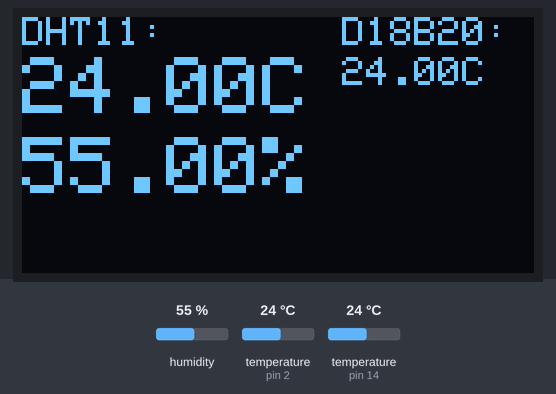
This sketch was run on a simulated Arduino Uno, built with avr-gcc and run on an emulated ATmega328P. Shown: 128×64 one-colour display. The inputs (shaded band) are chosen by the test bench; at power-on: humidity 55 %, temperature (sensors on pin 2, pin 14) 24 °C. What the sketch prints to the serial monitor is not drawn.

Above: at 2.7 s.
2.8 s: humidity set to 22 %
At 5.4 s:
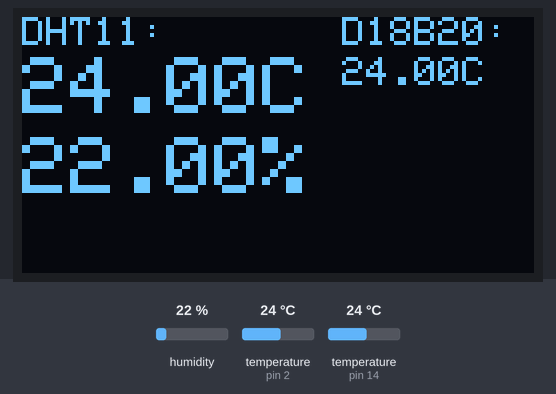
5.7 s: temperature (sensor on pin 2) set to 12 °C
At 7.2 s:
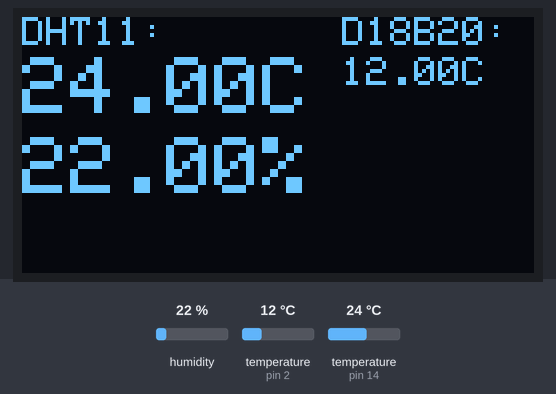
7.9 s: temperature (sensor on pin 14) set to 12 °C
At 9.0 s:
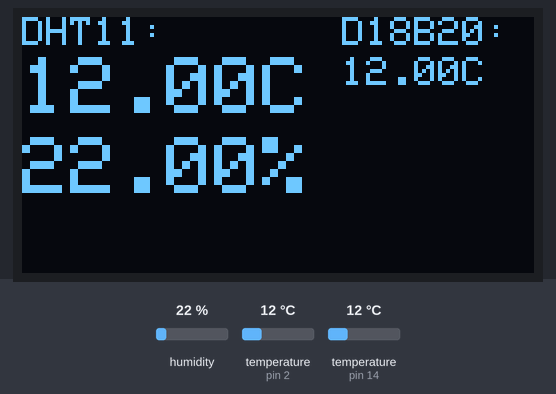
10.0 s: temperature (sensor on pin 2) set to 19 °C
12.1 s: humidity set to 40 %
At 13.9 s:
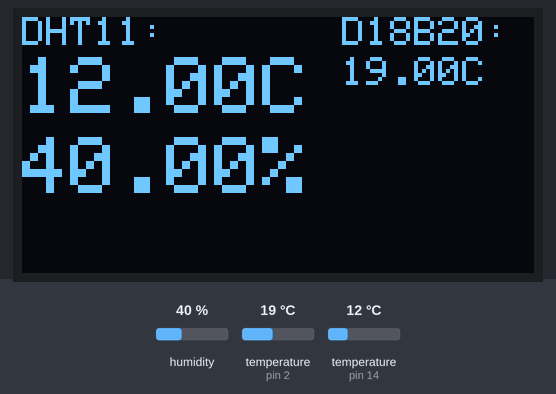
14.3 s: temperature (sensor on pin 2) set to 28 °C
At 15.7 s:
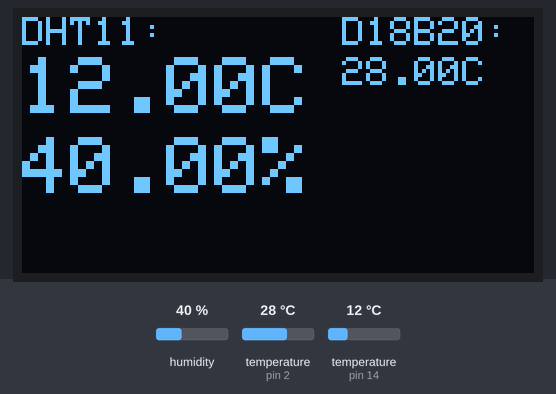
Timing chart, 0 to 17.3 s (numbered marks = the images above; inputs shaded):
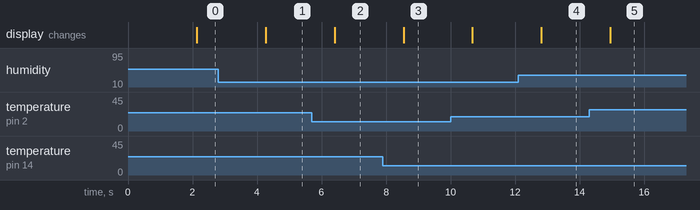

The sketch:

dht11_18B20_oled.ino
```cpp
/*********
  Rui Santos
  Complete project details at https://randomnerdtutorials.com
*********/

#include <Wire.h>
#include <Adafruit_GFX.h>
#include <Adafruit_SSD1306.h>
#include <Adafruit_Sensor.h>
#include <DHT.h>
#include <OneWire.h>
#include <DallasTemperature.h>


#define SCREEN_WIDTH 128 // OLED display width, in pixels
#define SCREEN_HEIGHT 64 // OLED display height, in pixels

// Declaration for an SSD1306 display connected to I2C (SDA, SCL pins)
Adafruit_SSD1306 display(SCREEN_WIDTH, SCREEN_HEIGHT, &Wire, -1);

#define DHTPIN 14     // Digital pin connected to the DHT sensor
#define ONE_WIRE_BUS 2 // 数据输出脚接开发板数字引脚4
// Uncomment the type of sensor in use:
#define DHTTYPE    DHT11     // DHT 11
//#define DHTTYPE    DHT22     // DHT 22 (AM2302)
//#define DHTTYPE    DHT21     // DHT 21 (AM2301)

DHT dht(DHTPIN, DHTTYPE);
OneWire oneWire(ONE_WIRE_BUS);
DallasTemperature sensors(&oneWire);

void setup() {
  Serial.begin(115200);
  sensors.begin();
  dht.begin();

  if(!display.begin(SSD1306_SWITCHCAPVCC, 0x3C)) {
    Serial.println(F("SSD1306 allocation failed"));
    for(;;);
  }
  delay(1000);
  display.clearDisplay();
  display.setTextColor(WHITE);
}

void loop() {
  delay(1000);

  Serial.print("Temperature for the DHT11: ");
  Serial.println(dht.readTemperature());

  Serial.print("Humidity for the DHT11: ");
  Serial.println(dht.readHumidity());

  Serial.print("Temperature for D18B20: ");
  Serial.println(sensors.getTempCByIndex(0));

  //read temperature and humidity
  float t = dht.readTemperature();
  float h = dht.readHumidity();
  float t2 = sensors.getTempCByIndex(0);
  if (isnan(h) || isnan(t) ||isnan(t2)) {
    Serial.println("Failed to read from  sensor!");
  }
  // clear display
  display.clearDisplay();

  // display temperature
  display.setTextSize(1);
  display.setCursor(0,0);
  display.print("DHT11: ");
  display.setTextSize(2);
  display.setCursor(0,10);
  display.print(t);
  display.print("C");

  // display humidity
  display.setTextSize(2);
  display.setCursor(0, 30);
  display.print(h);
  display.print("%");

  // display D18B20
  display.setTextSize(1);
  display.setCursor(80,0);
  display.print("D18B20: ");
  display.setTextSize(1);
  display.setCursor(80, 10);
  display.print(t2);
  display.print("C");


  display.display();
}
```

Measured:
- after the input at 2.8 s, the display: changes after 1.5 s (image 1)
- after the input at 5.7 s, the display: changes after 0.70 s (image 2)
- after the input at 7.9 s, the display: changes after 0.64 s (image 3)
- after the input at 12.1 s, the display: changes after 0.72 s (image 4)
- after the input at 14.3 s, the display: changes after 0.66 s (image 5)
